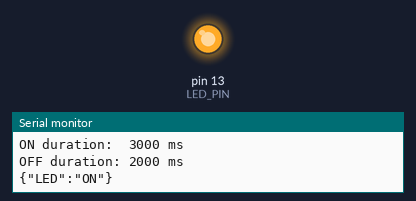
A program run on a simulated Arduino Nano, built with avr-gcc and run on an emulated ATmega328P. Shown: output pins drawn as LEDs (lit = HIGH), the last lines printed to the serial monitor.

Above: at 2.6 s.
At 5.1 s:
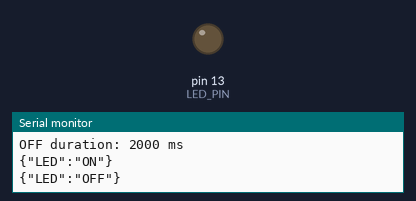
Timing chart, 0 to 7.6 s (numbered marks = the images above):
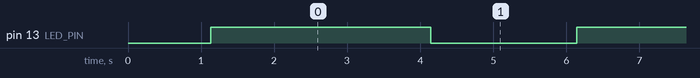

The program:

main.cpp
```cpp
// LED Blink Test - Arduino Nano
// Blink cycle: 3s ON, 2s OFF (5s total period)
// See ../pin-layout.md for digital pin assignments

#include <Arduino.h>
#include "blink_config.h"
#include "version.h"
#include "shared_version_utils.h"

const unsigned long METADATA_INTERVAL_MS = 10000;
unsigned long lastMetadataMs = 0;

void setup() {
  Serial.begin(9600);
  delay(1000); // Allow serial monitor to connect

  pinMode(LED_PIN, OUTPUT);

  printSketchMetadata();
  lastMetadataMs = millis();

  Serial.println("LED Blink Test initialized on Arduino Nano");
  Serial.print("LED Pin: ");
  Serial.println(LED_PIN);
  Serial.print("ON duration:  ");
  Serial.print(LED_ON_DURATION);
  Serial.println(" ms");
  Serial.print("OFF duration: ");
  Serial.print(LED_OFF_DURATION);
  Serial.println(" ms");
}

void loop() {
  if (millis() - lastMetadataMs >= METADATA_INTERVAL_MS) {
    printSketchMetadata();
    lastMetadataMs = millis();
  }

  // ON phase
  digitalWrite(LED_PIN, HIGH);
  Serial.println("{\"LED\":\"ON\"}");
  delay(LED_ON_DURATION);

  // OFF phase
  digitalWrite(LED_PIN, LOW);
  Serial.println("{\"LED\":\"OFF\"}");
  delay(LED_OFF_DURATION);
}
```

version.h
```cpp
// Sketch metadata for led_blink

#ifndef VERSION_H
#define VERSION_H

#ifndef SKETCH_NAME
  #define SKETCH_NAME "led_blink"
#endif

#ifndef SKETCH_VERSION
  #define SKETCH_VERSION "1.0.0"
#endif

#ifndef SKETCH_AUTHOR
  #define SKETCH_AUTHOR "devopsnextgenx@gmail.com"
#endif

#ifndef SKETCH_DATE
  #define SKETCH_DATE "2026-06-26"
#endif

#endif // VERSION_H
```

blink_config.h
```cpp
// Blink Configuration Header
// Define pins, timing, and constants for led_blink sketch

#ifndef BLINK_CONFIG_H
#define BLINK_CONFIG_H

// Pin Definitions (refer to pin-layout.md for Arduino Nano pin details)
#ifndef LED_PIN
  #define LED_PIN LED_BUILTIN  // Pin 13 - onboard LED on Arduino Nano
#endif

// Timing Constants (total cycle = ON_DURATION + OFF_DURATION = 5000 ms)
#define LED_ON_DURATION  3000  // Milliseconds LED stays ON
#define LED_OFF_DURATION 2000  // Milliseconds LED stays OFF

#endif // BLINK_CONFIG_H
```

Measured:
- by itself, pin 13 (LED_PIN): alternates HIGH for 3.0 s and LOW for 2.0 s
